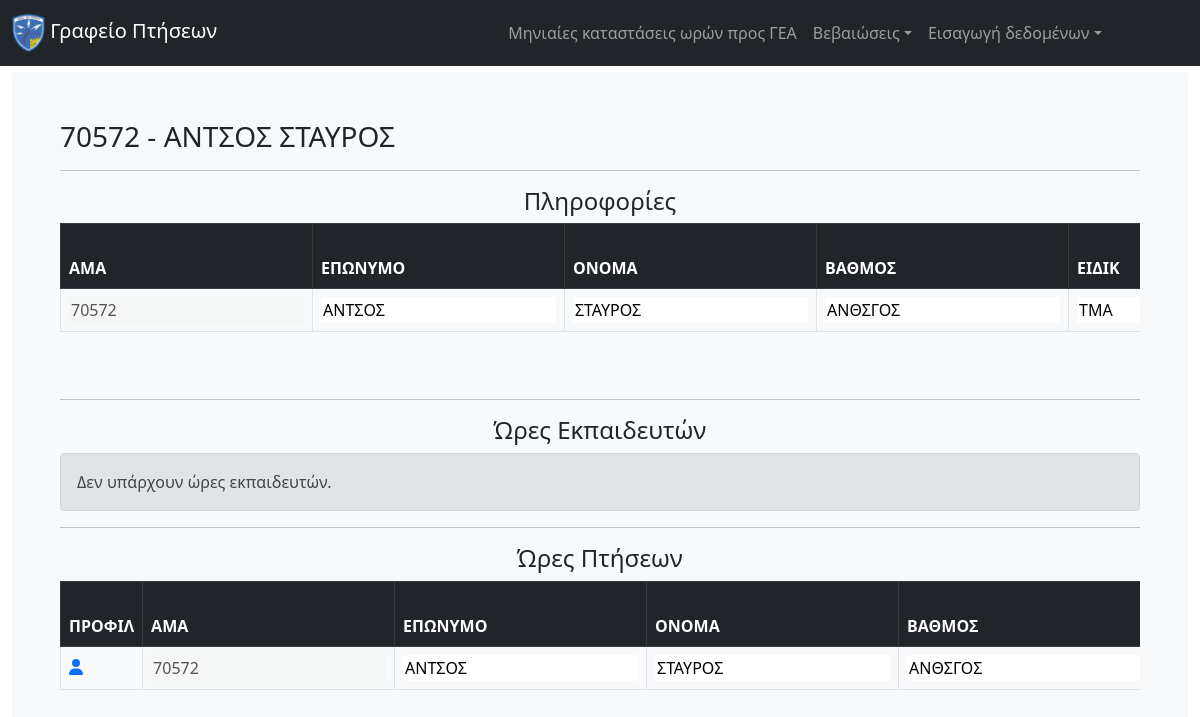
The page /profile/70572/ on the database its author committed.
### core/models.py (models this page shows, shortened)
class Airman(models.Model):
    asma = models.BigIntegerField(primary_key=True)
    firstname = models.CharField(max_length=200,default="",blank=True,null=True)
    lastname = models.CharField(max_length=200,default="",blank=True,null=True)
    rank = models.CharField(max_length=200,default="",blank=True,null=True)
    eidikotita = models.CharField(max_length=200,default="",blank=True,null=True)
    idiotita = models.CharField(max_length=200,default="",blank=True,null=True)
    availability = models.CharField(max_length=200,default="",blank=True,null=True)
    topothetisi = models.CharField(max_length=200,default="",blank=True,null=True)
    katigoria_ptitikou = models.CharField(max_length=200,default="",blank=True,null=True)
    monada_ekdosis_ptitikou = models.CharField(max_length=200,default="",blank=True,null=True)
    geniko_synolo_oron = models.FloatField(blank=True,null=True,default=0)
    def __str__(self):
        return (str(self.asma) + " - " + self.lastname + " " + self.firstname)

class FlightHours(models.Model):
    airman = models.ForeignKey(Airman,on_delete=models.CASCADE)
    plane = models.CharField(max_length=200,default="",blank=True,null=True)
    capthours = models.FloatField(blank=True,null=True,default=0)
    cocapthours = models.FloatField(blank=True,null=True,default=0)
    ifrhours = models.FloatField(blank=True,null=True,default=0)
    nighthours = models.FloatField(blank=True,null=True,default=0)
    nauthours = models.FloatField(blank=True,null=True,default=0)
    crewhours = models.FloatField(blank=True,null=True,default=0)
    category = models.CharField(max_length=200,default="",blank=True,null=True)
    unit = models.CharField(max_length=200,default="",blank=True,null=True)
    month = models.CharField(max_length=200,default="",blank=True,null=True)
    year = models.CharField(max_length=200,default="",blank=True,null=True)

### core/views.py (the view)
# urls.py: path('profile/<slug:asma>/',views.profile,name="profile")
def profile(request,asma):
    try:
        airman = Airman.objects.get(asma=asma)
        flight_hours = FlightHours.objects.filter(airman=airman)
        train_hours = TrainHours.objects.filter(airman=airman)
    except:
        return redirect('/')
    context = {
        'pilot':airman,
        'flight_hours':flight_hours,
        'train_hours':train_hours
    }
    return render(request,'core/airman_profile.html',context)

### core/templates/core/airman_profile.html (shortened to what this page needs)
{% extends 'core/core.html' %}
{%load static%}
{% block content%}
<h3> {{pilot}} </h3>
<hr>
<h4 style="text-align:center"> Πληροφορίες </h4>
<div class="tableFixHeadTiny">
  <table class="table table-hover table-bordered">
    <thead class="table-dark" style="position: sticky;top: 0">
      <tr>
        <th scope="col">ΑΜΑ</th>
        <th scope="col">ΕΠΩΝΥΜΟ</th>
        <th scope="col">ΟΝΟΜΑ</th>
        <th scope="col">ΒΑΘΜΟΣ</th>
        <th scope="col">ΕΙΔΙΚ</th>
      </tr>
    </thead>
    <tbody >
        <tr>
          <td><input type="text" id="asma" name="asma" value={{pilot.asma}} disabled></td>
          <td><input type="text" id="lastname" name="lastname" value={{pilot.lastname}}></td>
          <td><input type="text" id="name" name="name" value={{pilot.firstname}}></td>
          <td><input type="text" id="rank" name="rank" value={{pilot.rank}}></td>
          <td><input type="text" id="eidikotita" name="eidikotita" value={{pilot.eidikotita}}></td>
        </tr>
    </tbody>
  </table>
</div>
<hr>
<h4 style="text-align:center"> Ώρες Εκπαιδευτών </h4>
{% if train_hours %}
<div class="tableFixHeadSmall">
  <table class="table table-hover table-bordered">
    <thead class="table-dark" style="position: sticky;top: 0">
      <tr>
        <th scope="col">ΠΡΟΦΙΛ</th>
        <th scope="col">ΑΜΑ</th>
        <th scope="col">ΕΠΩΝΥΜΟ</th>
        <th scope="col">ΒΑΘΜΟΣ</th>
        <th scope="col">Α/Φ</th>
        <th scope="col">ΩΡΕΣ</th>
        <th scope="col">ΜΗΝΑΣ</th>
        <th scope="col">ΕΤΟΣ</th>
      </tr>
    </thead>
    <tbody >
      {% for trainer in train_hours%}
        <tr>
          <td><a href={% url 'profile' trainer.airman.asma %}><i class="fa-solid fa-user"></i></a></td>
          <td><input type="text" id="{{ trainer.airman.asma }}_asma" name="{{ trainer.airman.asma }}" value={{trainer.airman.asma}} disabled></td>
          <td><input type="text" id="{{ trainer.airman.asma }}_lastname" name="{{ trainer.airman.lastname }}" value={{trainer.airman.lastname}}></td>
          <td><input type="text" id="{{ trainer.airman.asma }}_rank" name="{{ trainer.airman.rank }}" value={{trainer.airman.rank}}></td>
          <td><input type="text" id="{{ trainer.airman.asma }}_plane" name="{{ trainer.plane }}" value={{trainer.plane}}></td>
          <td><input type="text" id="{{ trainer.airman.asma }}_hours" name="{{ trainer.hours }}" value={{trainer.hours}}></td>
          <td><input type="text" id="{{ trainer.airman.asma }}_month" name="{{ trainer.month }}" value={{trainer.month}}></td>
          <td><input type="text" id="{{ trainer.airman.asma }}_year" name="{{ trainer.year }}" value={{trainer.year}}></td>
        </tr>
      {% endfor %}
    </tbody>
  </table>
</div>
{% else %}
<div class="alert alert-secondary" role="alert">
  Δεν υπάρχουν ώρες εκπαιδευτών.
</div>
{% endif %}
<hr>
<h4 style="text-align:center"> Ώρες Πτήσεων </h4>
{% if flight_hours %}
<div class="tableFixHeadSmall">
  <table class="table table-hover table-bordered">
    <thead class="table-dark" style="position: sticky;top: 0">
      <tr>
        <th scope="col">ΠΡΟΦΙΛ</th>
        <th scope="col">ΑΜΑ</th>
        <th scope="col">ΕΠΩΝΥΜΟ</th>
        <th scope="col">ΟΝΟΜΑ</th>
        <th scope="col">ΒΑΘΜΟΣ</th>
      </tr>
    </thead>
    <tbody >
      {% for pilot in flight_hours%}
        <tr>
          <td><a href={% url 'profile' pilot.airman.asma %}><i class="fa-solid fa-user"></i></a></td>
          <td><input type="text" id="{{ pilot.airman.asma }}_asma" name="{{ pilot.airman.asma }}" value={{pilot.airman.asma}} disabled></td>
          <td><input type="text" id="{{ pilot.airman.asma }}_lastname" name="{{ pilot.airman.lastname }}" value={{pilot.airman.lastname}}></td>
          <td><input type="text" id="{{ pilot.airman.asma }}_name" name="{{ pilot.airman.firstname }}" value={{pilot.airman.firstname}}></td>
          <td><input type="text" id="{{ pilot.airman.asma }}_rank" name="{{ pilot.airman.rank }}" value={{pilot.airman.rank}}></td>
        </tr>
      {% endfor %}
    </tbody>
  </table>
</div>
{% else %}
<div class="alert alert-secondary" role="alert">
  Δεν υπάρχουν ώρες πτήσεων.
</div>
{% endif %}
{% endblock content%}

### static/css/navbar-top-fixed.css (style rules this page uses)
body { padding-top: 4.5rem; }
.tableFixHeadSmall { overflow: auto; height: 30vh; }
.tableFixHeadTiny { overflow: auto; height: 20vh; }
.tableFixHeadSmall thead th { position: sticky; top: 0; z-index: 1; }
.tableFixHeadTiny thead th { position: sticky; top: 0; z-index: 1; }
input { border-width:0px; border:none; }

### rows shown on the page
Airman: asma+lastname+firstname "70572 - ΑΝΤΣΟΣ ΣΤΑΥΡΟΣ", asma "70572", lastname "ΑΝΤΣΟΣ", name "ΣΤΑΥΡΟΣ", rank "ΑΝΘΣΓΟΣ", eidikotita "ΤΜΑ"
FlightHours: airman.asma "70572", airman.lastname "ΑΝΤΣΟΣ", airman.firstname "ΣΤΑΥΡΟΣ", airman.rank "ΑΝΘΣΓΟΣ"
